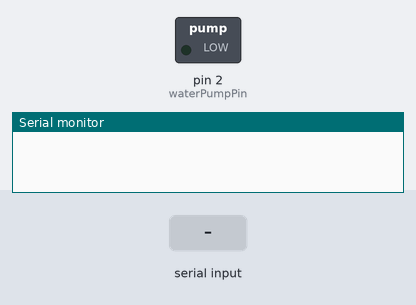
This sketch was run on a simulated Arduino Uno, built with avr-gcc and run on an emulated ATmega328P. On the bench: switched loads named in the sketch (green lamp = pin HIGH), the last lines printed to the serial monitor. Inputs (shaded band) come from the test bench.

Above: at 1.2 s.
1.3 s: "*" received over Serial
At 2.5 s:
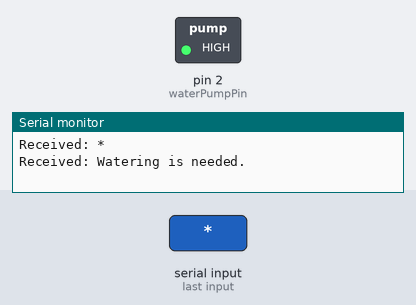
2.8 s: "/" received over Serial
At 4.8 s:
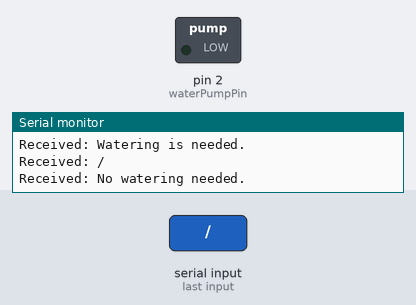
Timing chart, 0 to 6.3 s (numbered marks = the images above; inputs shaded):
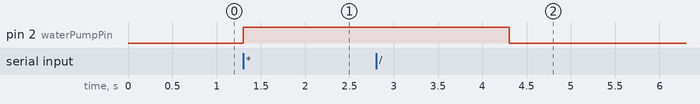

Measured:
- after the input at 1.3 s, pin 2 (waterPumpPin): LOW → HIGH at once
- after the input at 2.8 s, pin 2 (waterPumpPin): HIGH → LOW after 1.5 s

The sketch:

Uno_Code.ino
```cpp
int waterPumpPin = 2;  // Digital pin connected to the water pump
char receivedData;
int pumpStatus = 0;

void setup() {
  Serial.begin(9600);
  pinMode(waterPumpPin, OUTPUT);
}

void loop() {
  if (Serial.available() > 0) {
      receivedData = Serial.read();
      Serial.print("Received: "); Serial.println(receivedData);

      if (receivedData == '*') {
        Serial.println("Received: Watering is needed.");
        digitalWrite(waterPumpPin, HIGH);
        delay(3000);
      } else if (receivedData == '/') {
        Serial.println("Received: No watering needed.");
        digitalWrite(waterPumpPin, LOW);
      } else {
        Serial.println("Received: Other char.");
        //digitalWrite(waterPumpPin, LOW);
      }

  }
}
```
